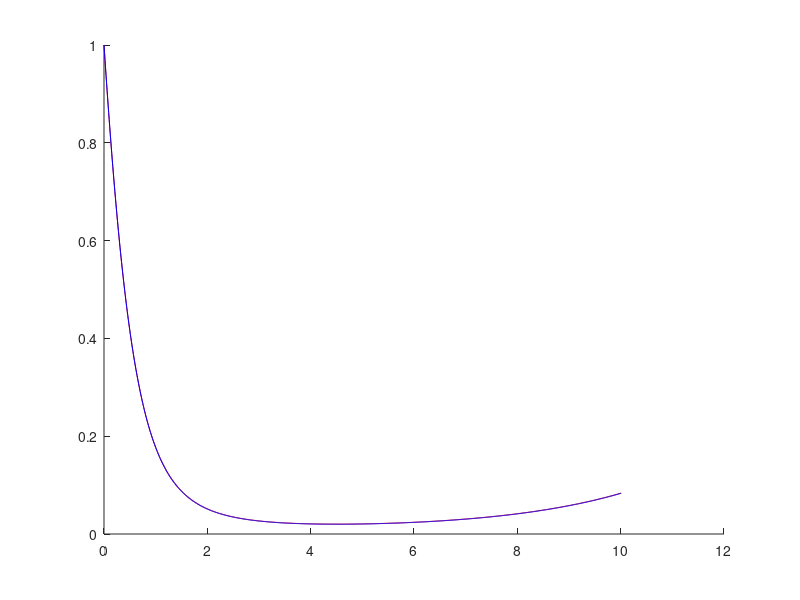
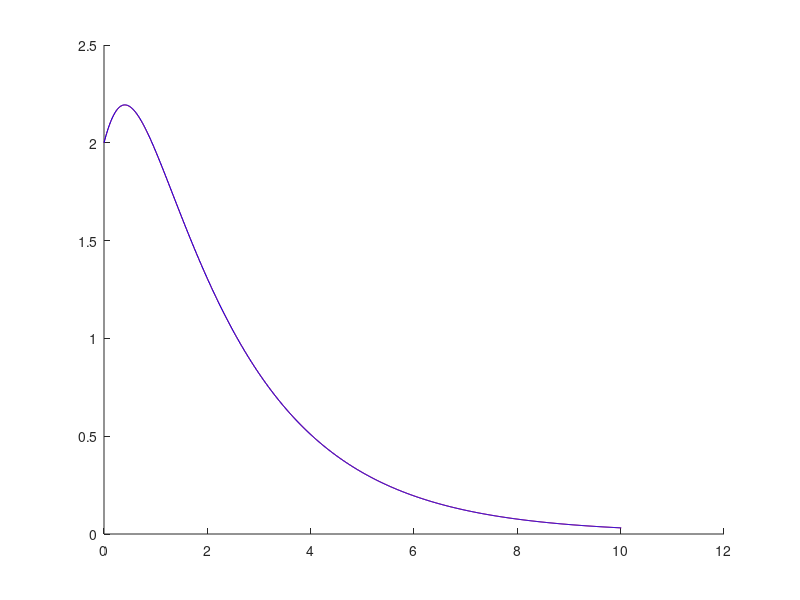

MATLAB code to generate these figures, in order:
clear all
close all
clc


X0 = [1 2];
% x0 y0

c = 1;
b = 1;
r1 = 0.5;
r2 = 0.5;

Z0 = [X0(2) X0(2)*(-r2 + c*X0(1))];

T = 10;
dt = 0.01;

t = 0;
i = 1;
X = X0;
Z = Z0;
while (t <= T)
    u(i) = 0.1;
    
    Xz(i,1) = 1/c*(Z(i,2) / Z(i,1) + r2);
    Xz(i,2) = Z(i,1);
    
    Z(i+1,1) = Z(i,1) + Z(i,2)*dt;
    Z(i+1,2) = Z(i,2) + (Z(i,2)^2 / Z(i,1) + (Z(i,2) + r2*Z(i,1))*(r1 - b*Z(i,1)) - ...
    (Z(i,2) + r2*Z(i,1))*u(i))*dt;

    X(i+1,1) = X(i,1) + X(i,1)*(r1 - u(i) - b*X(i,2))*dt;
    X(i+1,2) = X(i,2) + X(i,2)*(- r2 +c*X(i,1))*dt;
    
    t(i + 1) = t(i) + dt;
    i = i + 1;
end

Xz(i,1) = 1/c*(Z(i,2) / Z(i,1) + r2);
Xz(i,2) = Z(i,1);

figure()
hold on;
plot(t, X(:,1), 'r');
plot(t, Xz(:,1), 'b');

figure()
hold on;
plot(t, X(:,2), 'r');
plot(t, Xz(:,2), 'b');